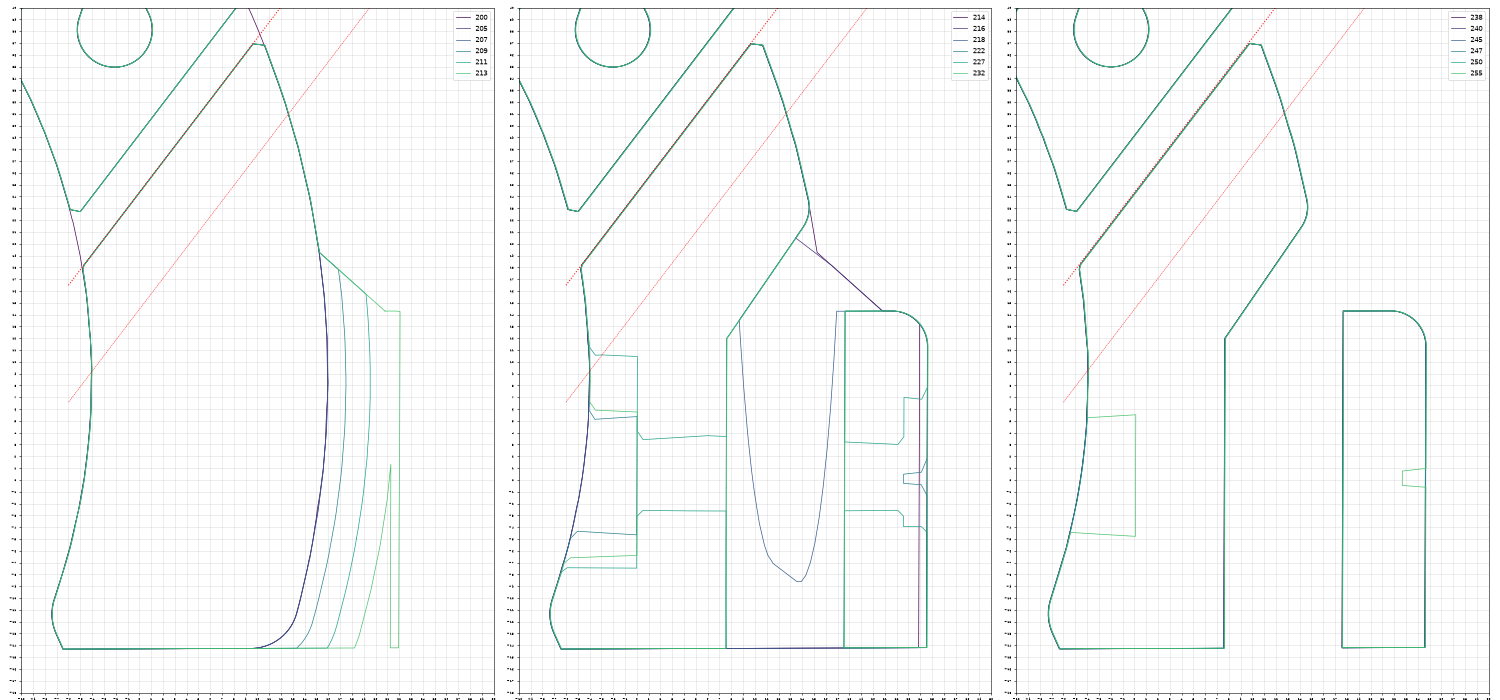

Reproduce this figure in Python.
import sys; sys.path.insert(0,'..')
from frame import *
import matplotlib; matplotlib.use('Agg'); import matplotlib.pyplot as plt
m=load_wing_frame()
LD,LT=0.05,0.069
def shr(P,z): P=P.copy(); P[:,0]-=LD*(z-227); P[:,1]-=LT*(z-227); return P
fig,axs=plt.subplots(1,3,figsize=(30,14))
cols=plt.cm.viridis(np.linspace(0,1,8))
for ax,zs in zip(axs,[[200,205,207,209,211,213],[214,216,218,222,227,232],[238,240,245,247,250,255]]):
  for c,z in zip(cols,zs):
    s=m.section(plane_origin=[0,0,z],plane_normal=[0,0,1])
    for e in s.discrete: q=shr(e[:,:2],z); ax.plot(q[:,0],q[:,1],color=c,lw=1,label=str(z))
  dd=np.linspace(-6,20); ax.plot(dd,19.1+1.31*(dd+4),'r:'); ax.plot(dd,19.1+1.31*(dd+4)-9.9,'r--',lw=.6)
  ax.set_aspect('equal');ax.set_xlim(-10,30);ax.set_ylim(-18,40);ax.grid(alpha=.4);ax.set_xticks(range(-10,31,1));ax.set_yticks(range(-18,41,1));ax.tick_params(labelsize=5)
  h,l=ax.get_legend_handles_labels(); d=dict(zip(l,h)); ax.legend(d.values(),d.keys())
plt.tight_layout(); plt.savefig('probe4.png',dpi=50)
# front face t (at d=5) vs z, sheared
for z in range(185,350,10):
    s=m.section(plane_origin=[0,0,z],plane_normal=[0,0,1]); best=None
    for e in s.discrete:
        a,b=e[:-1,:2],e[1:,:2]
        for p,q in zip(a,b):
            if (p[0]-5)*(q[0]-5)<0:
                t=p[1]+(q[1]-p[1])*(5-p[0])/(q[0]-p[0]); best=t if best is None else min(best,t)
    print(z, 'front t at d5', round(best,2), 'sheared', round(best-LT*(z-227),2))
